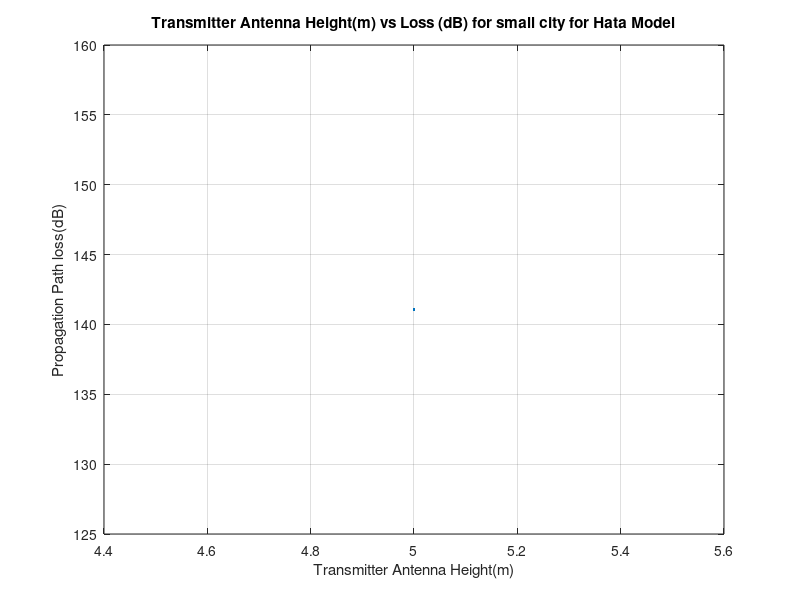

Write the MATLAB code that produced this figure.
%Matlab cache clearing commands
clc;                                                                                                        %clears command window
clear all;                                                                                                  %clears workspace variables
close all;                                                                                                  %closes all external matlab windows

Hte=input('Enter Base station Antenna Height (hte)');                                                       %Base Station Height                     between 30 m and 1000 m 
Hre=input('Enter Mobile Station Antenna Height (hre)');                                                     %Mobile Station Antenna Height           between 1 m and 10 m 
d =input('Enter distance from base station');                                                               %distance from base station              between 1Km and 100Km 
f=input('Enter the frequency: ');                                                                           %Frequency                               between 150Mhz and 1920Mhz 
 
for i=1:length(Hte)
    CH = 0.8 +((1.1*log( f))-0.7)*Hre - 1.56*log(f);    
    LU(i)=69.55+26.16*log (f)-13.82*log(Hte(i)) -CH+(44.9-6.55*log(Hte(i)))*log(d);                         %path loss formula
end
 
figure(1)
plot(Hte,LU)
title('Transmitter Antenna Height(m) vs Loss (dB) for small city for Hata Model');
xlabel('Transmitter Antenna Height(m)');
ylabel('Propagation Path loss(dB)');
grid on;


